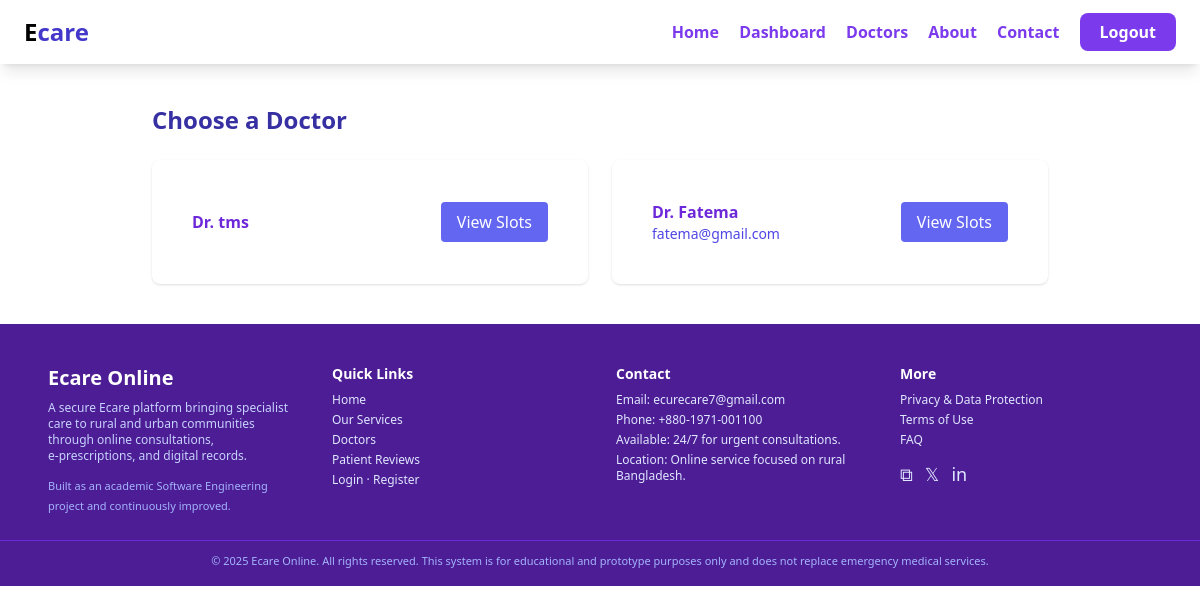
Page /appointments/doctors/ (signed in) on the earlier database version.
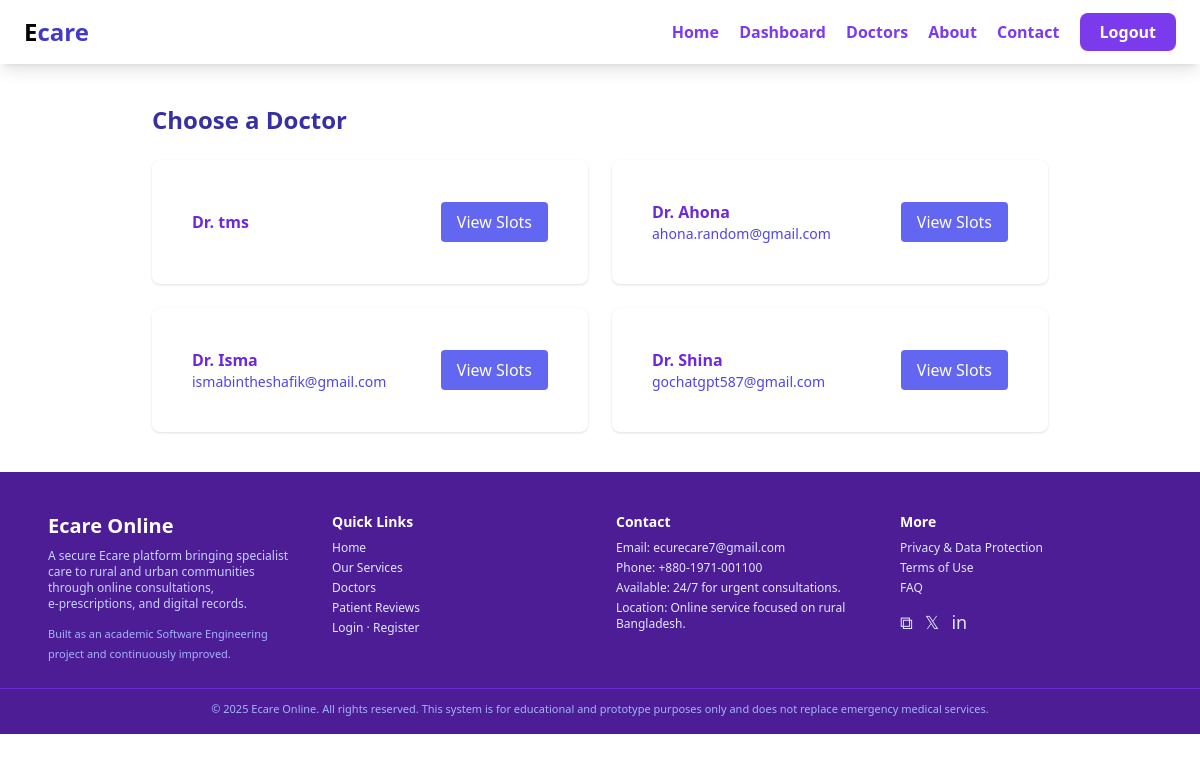
Same page on the later database version.
### accounts/models.py (models this page shows, shortened)
class User(AbstractUser):
    ROLE_CHOICES = (
        ('admin', 'Admin'),
        ('doctor', 'Doctor'),
        ('patient', 'Patient'),
    )
    role = models.CharField(
        max_length=10,
        choices=ROLE_CHOICES,
        default='patient'
    )
    is_approved = models.BooleanField(default=False)

### appointments/views.py (the view)
# urls.py: path("doctors/", views.doctors_list, name="doctors_list"),
@login_required
def doctors_list(request):
    doctors = User.objects.filter(is_staff=True)
    return render(request, "appointments/doctors_list.html", {
        "doctors": doctors
    })

### templates/appointments/doctors_list.html (shortened to what this page needs)
{% extends "base.html" %}
{% block content %}
<div class="max-w-4xl mx-auto py-10">
  <h2 class="text-2xl font-bold text-indigo-800 mb-6">Choose a Doctor</h2>
  <div class="grid grid-cols-1 md:grid-cols-2 gap-6">
    {% for d in doctors %}
    <div class="bg-white rounded-lg p-10 shadow flex justify-between items-center">
      <div>
        <h3 class="font-bold text-violet-700">Dr. {{ d.username }}</h3>
        <p class="text-sm text-indigo-600">{{ d.email }}</p>
      </div>
      <a
        href="{% url 'available_slots' d.id %}"
        class="px-4 py-2 bg-indigo-500 text-white rounded hover:bg-violet-600">
        View Slots
      </a>
    </div>
    {% endfor %}
  </div>
</div>
{% endblock %}

Differences in the rows shown:
removed User: username "Fatema", email "fatema@gmail.com"
now on this page (row edited): User: username "Ahona", email "ahona.random@gmail.com"
changed User: is_staff False → True (drawn)
added User: username "Isma", email "ismabintheshafik@gmail.com"
added User: username "Shina", email "gochatgpt587@gmail.com"
